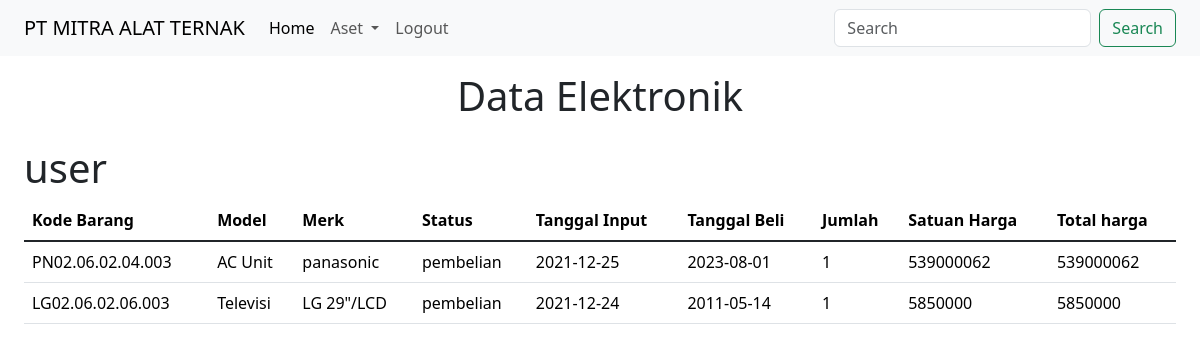
The app's page /tampilanelektronik.php (signed in) with its own data.
### tables this page shows
CREATE TABLE `crudelektronik` (
  `id` int(20) NOT NULL,
  `no_brg` varchar(20) NOT NULL,
  `model` varchar(30) NOT NULL,
  `merk` varchar(20) NOT NULL,
  `status` varchar(20) NOT NULL,
  `tgl_input` date NOT NULL,
  `th_beli` date NOT NULL,
  `jumlah` int(20) NOT NULL,
  `stn_hrg` int(20) NOT NULL,
  `ttl_hrg` int(20) NOT NULL
);

### controller/dataelektronik.php (the view, shortened to what this page needs)
<?php
class Elektronik {
    protected $db;
    public function __construct($koneksi){
        $this->db= $koneksi;
    }
            ?>
            <?php
    public function Tampilelektronik ($query){
        $query = $this->db->prepare($query);
        $query->execute();
        while($row = $query->fetch(PDO::FETCH_ASSOC))
        {
            ?>
                <tr>
                <td><?php echo "{$row['no_brg']}"; ?></td>
                <td><?php echo "{$row['model']}"; ?></td>
                <td><?php echo "{$row['merk']}"; ?></td>
                <td><?php echo "{$row['status']}"; ?></td>
                <td><?php echo "{$row['tgl_input']}"; ?></td>
                <td><?php echo "{$row['th_beli']}"; ?></td>
                <td><?php echo "{$row['jumlah']}"; ?></td>
                <td><?php echo "{$row['stn_hrg']}"; ?></td>
                <td><?php echo "{$row['ttl_hrg']}"; ?></td>
                </tr>
            <?php
        }
    }
}

### records on screen
crudelektronik: no_brg "PN02.06.02.04.003", model "AC Unit", merk "panasonic", status "pembelian", tgl_input "2021-12-25", th_beli "2023-08-01", jumlah "1", stn_hrg "539000062", ttl_hrg "539000062"
crudelektronik: no_brg "LG02.06.02.06.003", model "Televisi", merk "LG 29\"/LCD", status "pembelian", tgl_input "2021-12-24", th_beli "2011-05-14", jumlah "1", stn_hrg "5850000", ttl_hrg "5850000"
